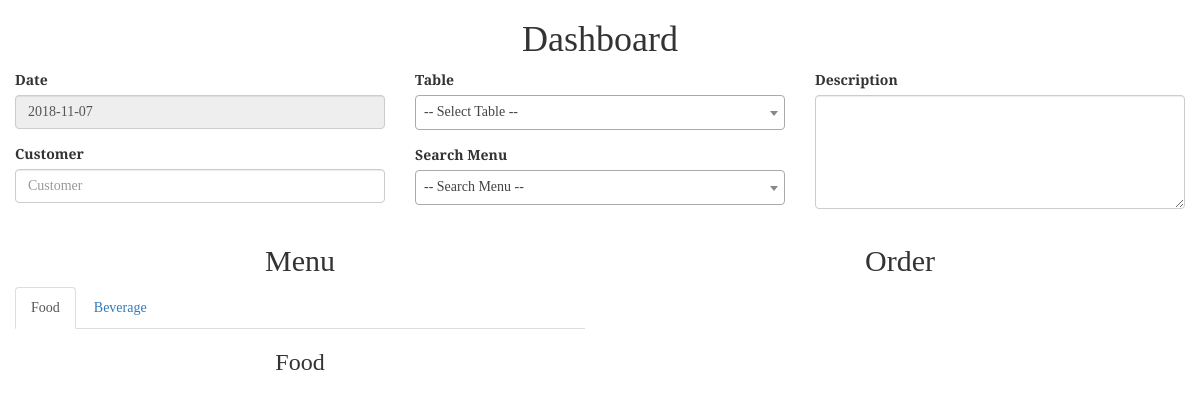
The page /frontend/dashboard.php (signed in) on the database as committed earlier.
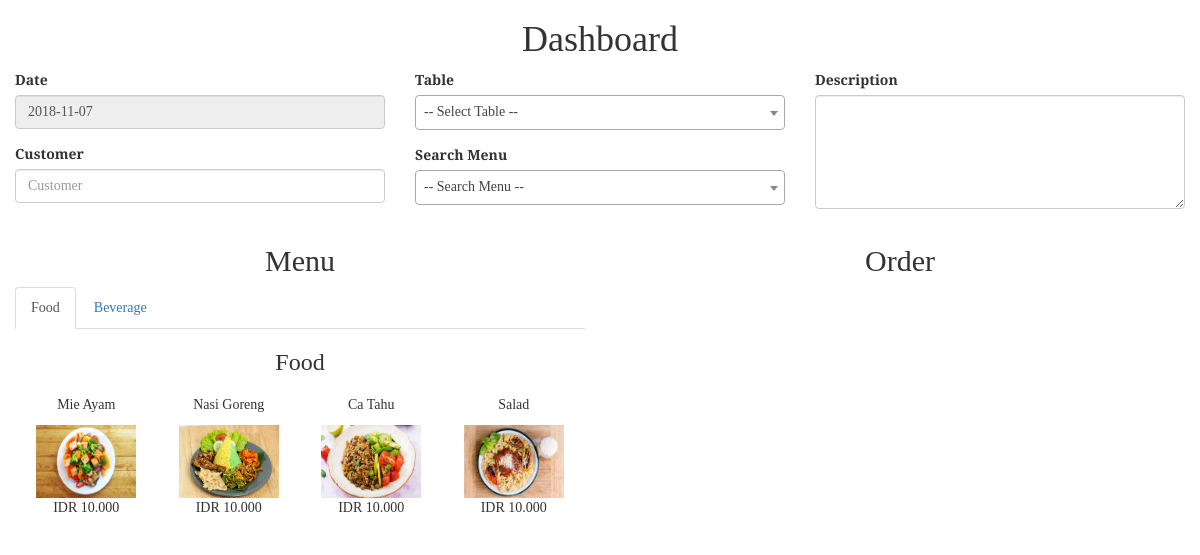
The same page on the database as committed later.
### tables this page shows
CREATE TABLE `tb_menu` (
  `id` int(11) unsigned NOT NULL AUTO_INCREMENT,
  `item` varchar(100) NOT NULL,
  `price` float unsigned NOT NULL,
  `kategori` int(11) NOT NULL,
  `stock` float unsigned NOT NULL,
  `img_path` text NOT NULL,
  `status` enum('yes','no') NOT NULL,
  PRIMARY KEY (`id`)
);

### frontend/dashboard.php (the view, shortened to what this page needs)
<?php
    include('../layout/headercasier.php');
    require('../koneksi.php');
    $sql2 = "SELECT id, item, price, kategori FROM tb_menu where `status`='yes';";
    $data_menu = $conn->query($sql2);
?>
<body>
    <form method="POST" action="">
        <div class="container-fluid">
            <div class="row">
                <div class="col-sm-12">
                    <h1 class="text-center">Dashboard</h1>
                </div>
            </div>
            <div class="row">
                <div class="col-sm-4">
                    <div class="form-group">
                        <label for="">Date</label>
                        <input type="text" class="form-control" id="" name="date" placeholder="Date" value="<?php echo Date('Y-m-d'); ?>" readonly="readonly">
                    </div>
                    <div class="form-group">
                        <label for="">Customer</label>
                        <input type="text" class="form-control" id="customer_name" name="customer_name" placeholder="Customer">
                    </div>
                </div>
                <div class="col-sm-4">
                    <div class="form-group">
                        <label for="">Table</label>
                    </div>
                    <div class="form-group">
                        <label for="">Search Menu</label>
                    </div>
                </div>
                <div class="col-sm-4">
                    <div class="form-group">
                        <label for="">Description</label>
                        <textarea name="description" id="description" class="form-control" rows="5"></textarea>
                    </div>
                </div>
            </div>
            <div class="row">
                <div class="col-sm-6">
                    <h2 class="text-center">Menu</h2>
                    <div role="tabpanel">
                        <ul class="nav nav-tabs" role="tablist">
                            <li role="presentation" class="active">
                                <a href="#food" aria-controls="food" role="tab" data-toggle="tab">Food</a>
                            </li>
                            <li role="presentation">
                                <a href="#beverage" aria-controls="beverage" role="tab" data-toggle="tab">Beverage</a>
                            </li>
                        </ul>
                        <div class="tab-content">
                            <div role="tabpanel" class="tab-pane active" id="food">
                                <h3 class="text-center">Food</h3>
                                <?php
                                mysqli_data_seek($data_menu, 0);
                                while($row=$data_menu->fetch_assoc())
                                {
                                    if($row['kategori']==1)
                                    {
                                ?>
                                    <div class="col-sm-3">
                                        <p class="text-center"><?php echo $row['item'] ?></p>
                                        <img src="../assets/img/<?php echo $row['id'] ?>.jpg" alt="<?php echo $row['item']; ?>" width="100" height="73">
                                        <p class="text-center">IDR <?php echo rupiah($row['price']); ?></p>
                                    </div>
                                <?php
                                    }
                                }
                                ?>
                            </div>
                        </div>
                    </div>
                </div>
                <div class="col-sm-6">
                    <h2 class="text-center">Order</h2>
                </div>
            </div>
        </div>
    </form>
</body>
</html>

### layout/headercasier.php (shortened to what this page needs)
<!DOCTYPE html>
<html lang="en">
<head>
    <link rel="stylesheet" type="text/css" href="<?php echo $_SESSION['url']; ?>assets/jquery.dataTables.min.css">
    <link rel="stylesheet" href="<?php echo $_SESSION['url']; ?>assets/bootstrap3.3.7/css/bootstrap.min.css">
    <link href="<?php echo $_SESSION['url']; ?>assets/select2.min.css" rel="stylesheet" />
    <link rel="stylesheet" href="<?php echo $_SESSION['url']; ?>assets/chart.css">
    <link rel="stylesheet" href="<?php echo $_SESSION['url']; ?>css/myStyle.css">
    <?php
    function rupiah($angka){
        $hasil_rupiah = number_format($angka,0,',','.');
        return $hasil_rupiah;
    }
    ?>
</head>

### css/myStyle.css (style rules this page uses)
html, body { font-family: 'Slabo 27px', serif; }
#food > .col-sm-3 { margin-top: 10px; }
#food > .col-sm-3 > img { margin-left: auto; margin-right: auto; display: block; }

Rows that differ between the two databases and show on the page:
added tb_menu: item "Mie Ayam", shows a picture, price "10.000"
added tb_menu: item "Nasi Goreng", shows a picture, price "10.000"
added tb_menu: item "Ca Tahu", shows a picture, price "10.000"
added tb_menu: item "Salad", shows a picture, price "10.000"
